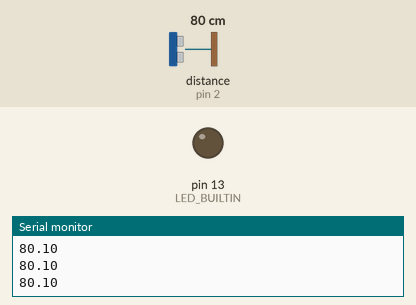
Bench run of a sketch on a simulated Arduino Uno, built with avr-gcc and run on an emulated ATmega328P. Shown: output pins drawn as LEDs (lit = HIGH), the last lines printed to the serial monitor. Wiring (inferred from the names in the program): ultrasonic range finder: trigger pin 3; echo pin 2. The inputs (shaded band) are chosen by the test bench; at power-on: distance to the obstacle (sensor on pin 2) 80 cm. The echo pulse lasts 58.3 µs per cm; pins used as bus, display or sensor lines are not drawn.

Above: at 1.2 s.
1.3 s: distance to the obstacle (sensor on pin 2) set to 7 cm
2.8 s: distance to the obstacle (sensor on pin 2) set to 4 cm
At 4.0 s:
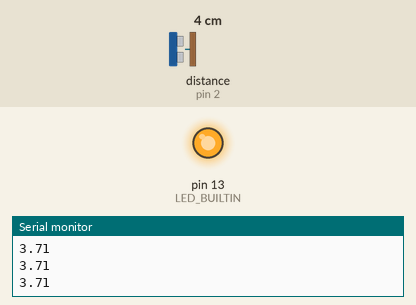
4.3 s: distance to the obstacle (sensor on pin 2) set to 9 cm
At 5.6 s:
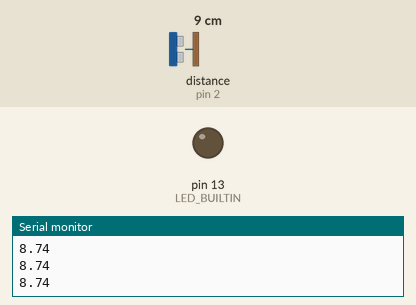
5.9 s: distance to the obstacle (sensor on pin 2) set to 2 cm
At 7.4 s:
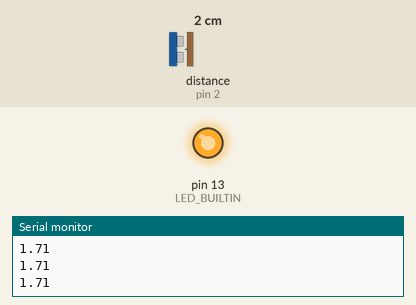
Timing chart, 0 to 8.5 s (numbered marks = the images above; inputs shaded):
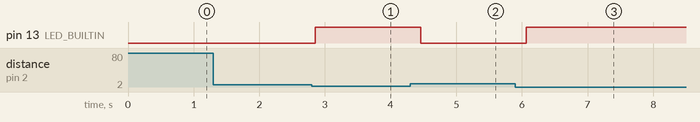

The sketch:

aprindere_led_distanta.ino
```cpp
#define ECHOPIN 2
#define TRIGPIN 3

void setup() {
  pinMode(LED_BUILTIN, OUTPUT);
  Serial.begin(9600);

  pinMode(ECHOPIN, INPUT);
  pinMode(TRIGPIN, OUTPUT);
}

void loop() {
  // Trigger pulse
  digitalWrite(TRIGPIN, LOW);
  delayMicroseconds(2);
  digitalWrite(TRIGPIN, HIGH);
  delayMicroseconds(10);
  digitalWrite(TRIGPIN, LOW);

  // Read echo
  long duration = pulseIn(ECHOPIN, HIGH, 30000);

  if (duration == 0) {
    digitalWrite(LED_BUILTIN, LOW); // fără citire → LED stins
    return;
  }

  float distance = duration / 58.0;

  // LED aprins când distanța < 50 cm, altfel stins
  if (distance < 5) {
    digitalWrite(LED_BUILTIN, HIGH);
  } else {
    digitalWrite(LED_BUILTIN, LOW);
  }

  Serial.println(distance);
  delay(200);
}
```

Measured:
- the behaviour switches between 6 and 5 cm on distance to the obstacle (sensor on pin 2) (found by bisection; images 0 and 1)
- after the input at 2.8 s, pin 13 (LED_BUILTIN): LOW → HIGH after 0.05 s
- after the input at 4.3 s, pin 13 (LED_BUILTIN): HIGH → LOW after 0.16 s
- after the input at 5.9 s, pin 13 (LED_BUILTIN): LOW → HIGH after 0.17 s
